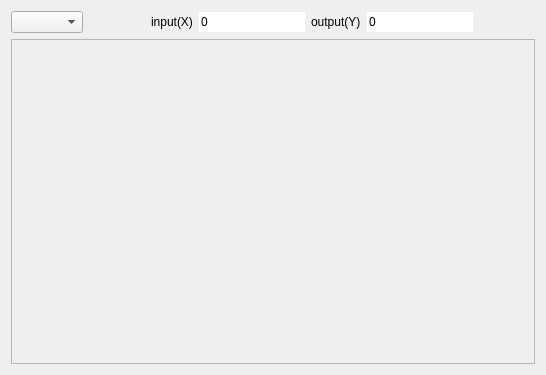
<?xml version="1.0" encoding="UTF-8"?>
<ui version="4.0">
 <class>graphiceditorClass</class>
 <widget class="QDialog" name="graphiceditorClass">
  <property name="geometry">
   <rect>
    <x>0</x>
    <y>0</y>
    <width>546</width>
    <height>375</height>
   </rect>
  </property>
  <property name="windowTitle">
   <string>GraphicEditor</string>
  </property>
  <layout class="QVBoxLayout" name="verticalLayout">
   <item>
    <layout class="QHBoxLayout" name="horizontalLayout">
     <property name="sizeConstraint">
      <enum>QLayout::SetDefaultConstraint</enum>
     </property>
     <item>
      <widget class="QComboBox" name="comboBox_type"/>
     </item>
     <item>
      <spacer name="horizontalSpacer_2">
       <property name="orientation">
        <enum>Qt::Horizontal</enum>
       </property>
       <property name="sizeHint" stdset="0">
        <size>
         <width>40</width>
         <height>20</height>
        </size>
       </property>
      </spacer>
     </item>
     <item>
      <widget class="QLabel" name="label">
       <property name="text">
        <string>input(X)</string>
       </property>
      </widget>
     </item>
     <item>
      <widget class="QLineEdit" name="lineEdit_input">
       <property name="text">
        <string>0</string>
       </property>
       <property name="frame">
        <bool>false</bool>
       </property>
       <property name="readOnly">
        <bool>true</bool>
       </property>
      </widget>
     </item>
     <item>
      <widget class="QLabel" name="label_2">
       <property name="text">
        <string>output(Y)</string>
       </property>
      </widget>
     </item>
     <item>
      <widget class="QLineEdit" name="lineEdit_output">
       <property name="text">
        <string>0</string>
       </property>
       <property name="frame">
        <bool>false</bool>
       </property>
       <property name="readOnly">
        <bool>true</bool>
       </property>
      </widget>
     </item>
     <item>
      <spacer name="horizontalSpacer">
       <property name="orientation">
        <enum>Qt::Horizontal</enum>
       </property>
       <property name="sizeHint" stdset="0">
        <size>
         <width>40</width>
         <height>20</height>
        </size>
       </property>
      </spacer>
     </item>
    </layout>
   </item>
   <item>
    <widget class="QFrame" name="frame_spline">
     <property name="minimumSize">
      <size>
       <width>400</width>
       <height>300</height>
      </size>
     </property>
     <property name="frameShape">
      <enum>QFrame::StyledPanel</enum>
     </property>
     <property name="frameShadow">
      <enum>QFrame::Raised</enum>
     </property>
    </widget>
   </item>
  </layout>
 </widget>
 <layoutdefault spacing="6" margin="11"/>
 <resources/>
 <connections/>
</ui>
